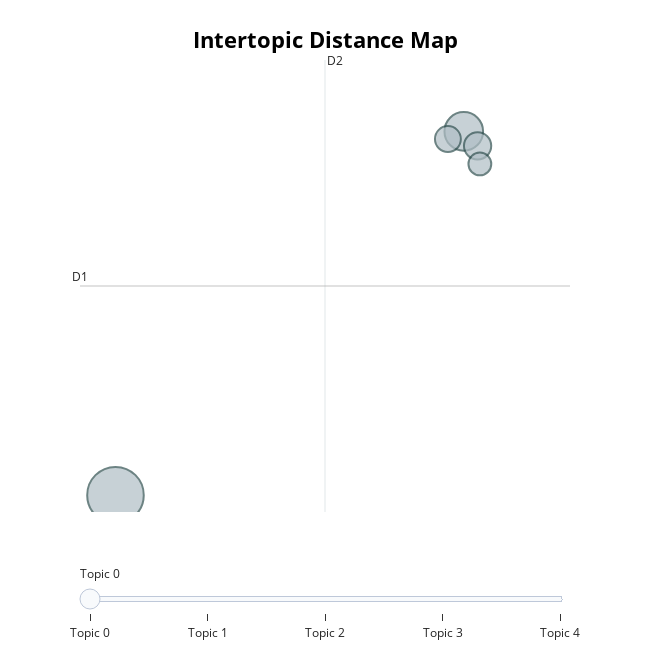

Write notebook code for a chart like this one.
### Code cell
topic_model.visualize_topics()

### Figure 1 — Plotly figure (JSON) as saved in the notebook; plotly's stock layout.template omitted (floating-point values rounded to 4 significant figures)
{"data": [{"customdata": [[8.973, 4.148, 0, "app | it | the app | now | card", 43], [22.19, 17.59, 1, "been | days | have | phone | me", 20], [22.71, 17.05, 2, "have | when | out | confirm my | for", 10], [21.58, 17.31, 3, "go out | want to | account number | go | account", 9], [22.8, 16.39, 4, "wont | hey | good | dates | dates joke_bank", 7]], "hovertemplate": "<b>Topic %{customdata[2]}</b><br>Words: %{customdata[3]}<br>Size: %{customdata[4]}", "legendgroup": "", "marker": {"color": "#B0BEC5", "line": {"color": "DarkSlateGrey", "width": 2}, "size": [43, 20, 10, 9, 7], "sizemode": "area", "sizeref": 0.02687, "symbol": "circle"}, "mode": "markers", "name": "", "orientation": "v", "showlegend": false, "type": "scatter", "x": [8.973, 22.19, 22.71, 21.58, 22.8], "xaxis": "x", "y": [4.148, 17.59, 17.05, 17.31, 16.39], "yaxis": "y"}], "layout": {"annotations": [{"showarrow": false, "text": "D1", "x": 7.627, "y": 11.88, "yshift": 10}, {"showarrow": false, "text": "D2", "x": 16.92, "xshift": 10, "y": 20.23}], "height": 650, "hoverlabel": {"bgcolor": "white", "font": {"family": "Rockwell", "size": 16}}, "legend": {"itemsizing": "constant", "tracegroupgap": 0}, "margin": {"t": 60}, "shapes": [{"line": {"color": "#CFD8DC", "width": 2}, "type": "line", "x0": 16.92, "x1": 16.92, "y0": 3.526, "y1": 20.23}, {"line": {"color": "#9E9E9E", "width": 2}, "type": "line", "x0": 7.627, "x1": 26.22, "y0": 11.88, "y1": 11.88}], "sliders": [{"active": 0, "pad": {"t": 50}, "steps": [{"args": [{"marker.color": [["red", "#B0BEC5", "#B0BEC5", "#B0BEC5", "#B0BEC5"]]}], "label": "Topic 0", "method": "update"}, {"args": [{"marker.color": [["#B0BEC5", "red", "#B0BEC5", "#B0BEC5", "#B0BEC5"]]}], "label": "Topic 1", "method": "update"}, {"args": [{"marker.color": [["#B0BEC5", "#B0BEC5", "red", "#B0BEC5", "#B0BEC5"]]}], "label": "Topic 2", "method": "update"}, {"args": [{"marker.color": [["#B0BEC5", "#B0BEC5", "#B0BEC5", "red", "#B0BEC5"]]}], "label": "Topic 3", "method": "update"}, {"args": [{"marker.color": [["#B0BEC5", "#B0BEC5", "#B0BEC5", "#B0BEC5", "red"]]}], "label": "Topic 4", "method": "update"}]}], "title": {"font": {"color": "Black", "size": 22}, "text": "<b>Intertopic Distance Map", "x": 0.5, "xanchor": "center", "y": 0.95, "yanchor": "top"}, "width": 650, "xaxis": {"anchor": "y", "domain": [0, 1], "range": [7.627, 26.22], "title": {"text": ""}, "visible": false}, "yaxis": {"anchor": "x", "domain": [0, 1], "range": [3.526, 20.23], "title": {"text": ""}, "visible": false}}}
